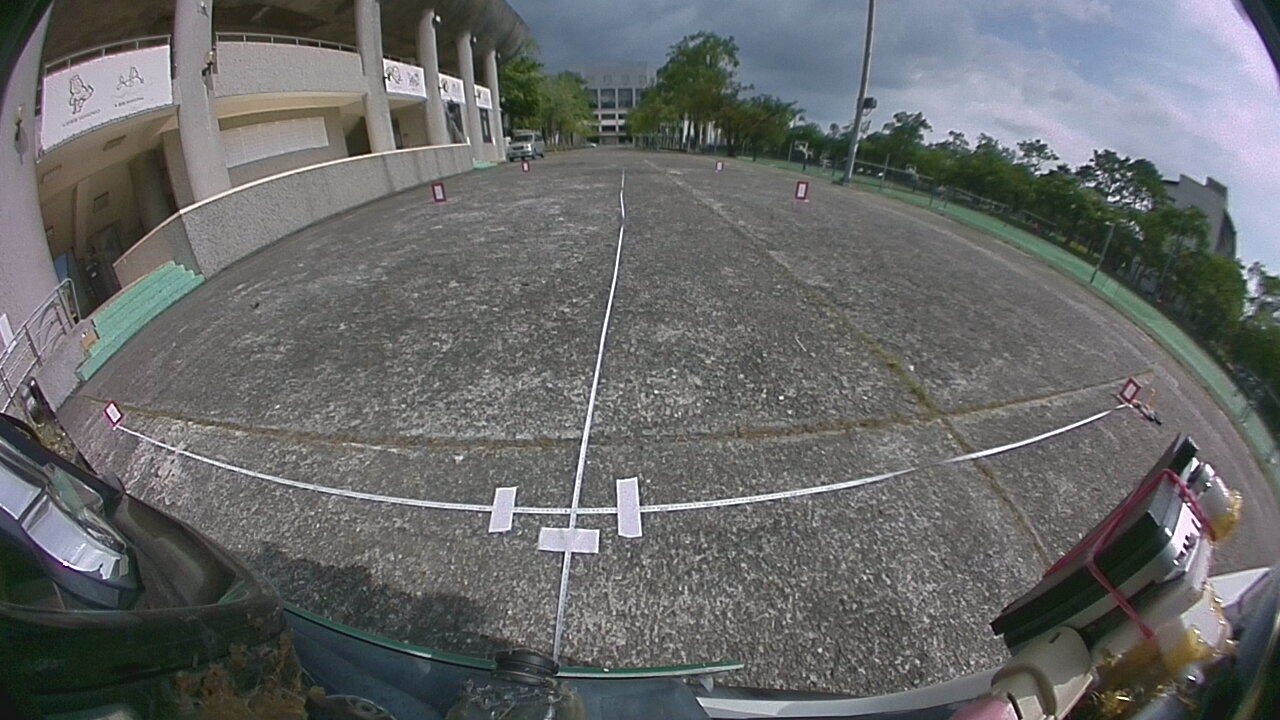
//> input picture input/front.jpg, 1280 x 720 px
$ ./fishworld   (built with g++ and OpenCV 4)
//> lines starting //> are read from the running program, lines starting //| are printed output that depends on the picture; after the words box and inside, x2 and y2 are one past the last pixel; in counts of white or black regions, pixels touching at a corner belong together
#include <opencv2/opencv.hpp>
#include <opencv2/core.hpp>
#include <opencv2/imgproc.hpp>
#include <opencv2/highgui.hpp>
#include <opencv2/core/types.hpp>
#include <opencv2/calib3d.hpp>
#include <iostream>
#include <vector>
#include <string>
#include <glob.h>
#include <sys/stat.h>

// 相機參數
const cv::Size DIM(1280, 720);
const cv::Mat K = (cv::Mat_<double>(3, 3) << 315.601188269323, 0                , 643.2953923945038,
                                             0               , 315.1159925901694, 355.1132032478912,
                                             0               , 0                , 1);

const cv::Mat D = (cv::Mat_<double>(1, 4) << 0.1892211046287096, -0.04989273049545627, -0.001938553334422876, 0.002080231663473995);


void undistortFisheyePoints(const std::vector<cv::Point2f> &distortedPoints, std::vector<cv::Point2f> &undistortedPoints){
    // 校正像素座標
    cv::fisheye::undistortPoints(distortedPoints, undistortedPoints, K, D);
}
void distortFisheyePoints(const std::vector<cv::Point2f> &undistortedPoints, std::vector<cv::Point2f> &distortedPoints){
    // 將校正後的像素座標轉換回魚眼像素座標
    cv::fisheye::distortPoints(undistortedPoints, distortedPoints, K, D);
}
// 將魚眼像素座標轉成世界座標的函式
cv::Point2f undistortedToWorld(const cv::Point2f &fisheyePoint, const cv::Mat &homographyMatrix){
    // 校正像素座標
    std::vector<cv::Point2f> distortedPoints = {fisheyePoint};
    std::vector<cv::Point2f> undistortedPoints;
    undistortFisheyePoints(distortedPoints, undistortedPoints);

    // 取校正後的座標點
    cv::Point2f undistortedPoint = undistortedPoints[0];

    // 將點轉換為齊次坐標
    cv::Mat pointMat = (cv::Mat_<double>(3, 1) << undistortedPoint.x, undistortedPoint.y, 1.0);
    // 應用單應性矩陣
    cv::Mat worldMat = homographyMatrix * pointMat;
    // 轉換回非齊次坐標
    return cv::Point2f(worldMat.at<double>(0, 0) / worldMat.at<double>(2, 0),
                       worldMat.at<double>(1, 0) / worldMat.at<double>(2, 0));
}

// 將世界坐標轉成像素座標的函式
cv::Point2f worldToFisheye(const cv::Point2f &worldPoint, const cv::Mat &homographyMatrix){
    // 將世界座標轉換為齊次坐標
    cv::Mat pointMat = (cv::Mat_<double>(3, 1) << worldPoint.x, worldPoint.y, 1.0);
    // 應用逆單應性矩陣
    cv::Mat invHomographyMatrix = homographyMatrix.inv();
    cv::Mat imageMat = invHomographyMatrix * pointMat;
    // 轉換回非齊次坐標
    return cv::Point2f(imageMat.at<double>(0, 0) / imageMat.at<double>(2, 0),
                       imageMat.at<double>(1, 0) / imageMat.at<double>(2, 0));


    // [6 lines of commented-out code are left out]
}
// 定義全局變數來存儲單應性矩陣
cv::Mat homographyMatrix_front;
cv::Mat homographyMatrix_back;
cv::Mat homographyMatrix_left;
cv::Mat homographyMatrix_right;
//單應性矩陣副涵式
void gethomographyMatrix(){
    //front
    // 世界坐標點
    std::vector<cv::Point2f> H_worldPoint_front;
    H_worldPoint_front.push_back(cv::Point2f(-300, 0));
    H_worldPoint_front.push_back(cv::Point2f(-300, 500));
    H_worldPoint_front.push_back(cv::Point2f(-300, 1000));
    H_worldPoint_front.push_back(cv::Point2f(300, 1000));
    H_worldPoint_front.push_back(cv::Point2f(300, 500));
    H_worldPoint_front.push_back(cv::Point2f(300, 0));
    // 像素座標點
    std::vector<cv::Point2f> H_fishPoint_front;
    H_fishPoint_front.push_back(cv::Point2f(114, 425));
    H_fishPoint_front.push_back(cv::Point2f(435, 201));
    H_fishPoint_front.push_back(cv::Point2f(523, 171));
    H_fishPoint_front.push_back(cv::Point2f(722, 170));
    H_fishPoint_front.push_back(cv::Point2f(805, 198));
    H_fishPoint_front.push_back(cv::Point2f(1128, 403));
    homographyMatrix_front = cv::findHomography(H_fishPoint_front, H_worldPoint_front);
}

// 去畸變影像函式
cv::Mat distortImage(const std::string &imgPath) {
//> called with imgPath = "../input/front.jpg"
    cv::Mat img = cv::imread(imgPath);
//> img is the input picture: 720 rows x 1280 cols, CV_8UC3; mean B, G, R 104.9, 104.7, 103.1
    cv::Mat map1, map2;
    cv::Mat undistortedImg;
    cv::fisheye::initUndistortRectifyMap(K, D, cv::Mat::eye(3, 3, CV_64F), K, DIM, CV_16SC2, map1, map2);
    cv::remap(img, undistortedImg, map1, map2, cv::INTER_LINEAR, cv::BORDER_CONSTANT);
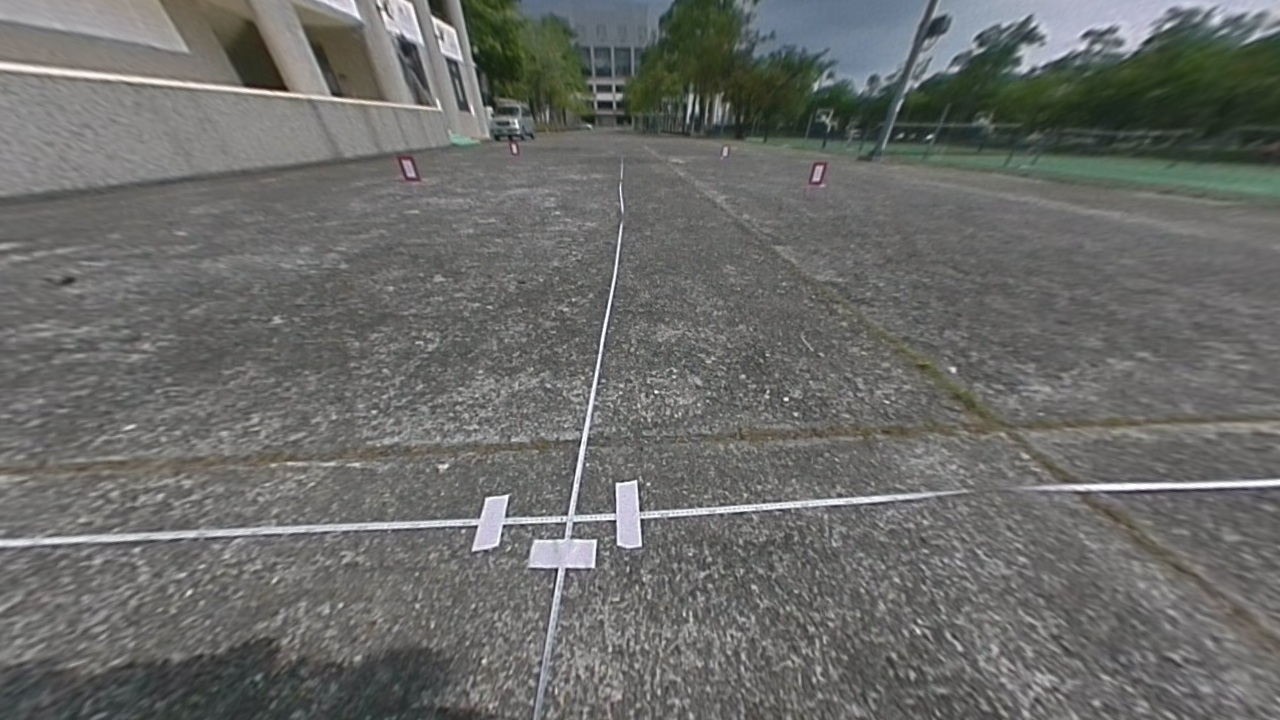
//> undistortedImg: 720 rows x 1280 cols, CV_8UC3; mean B, G, R 104.7, 107.3, 106.3
    return  undistortedImg;
}


int main() {
    cv::Mat image_front=distortImage("../input/front.jpg");

    gethomographyMatrix();
    //cv::namedWindow("test",cv::WINDOW_NORMAL);

    //front
    for(int i=-300;i<1501;i=i+50){
        for(int j=-300;j<301;j=j+50){
            cv::circle(image_front, worldToFisheye(cv::Point2f(static_cast<float>(j), static_cast<float>(i)), homographyMatrix_front), 5, cv::Scalar(0, 255, 255), -1);
        }
    }
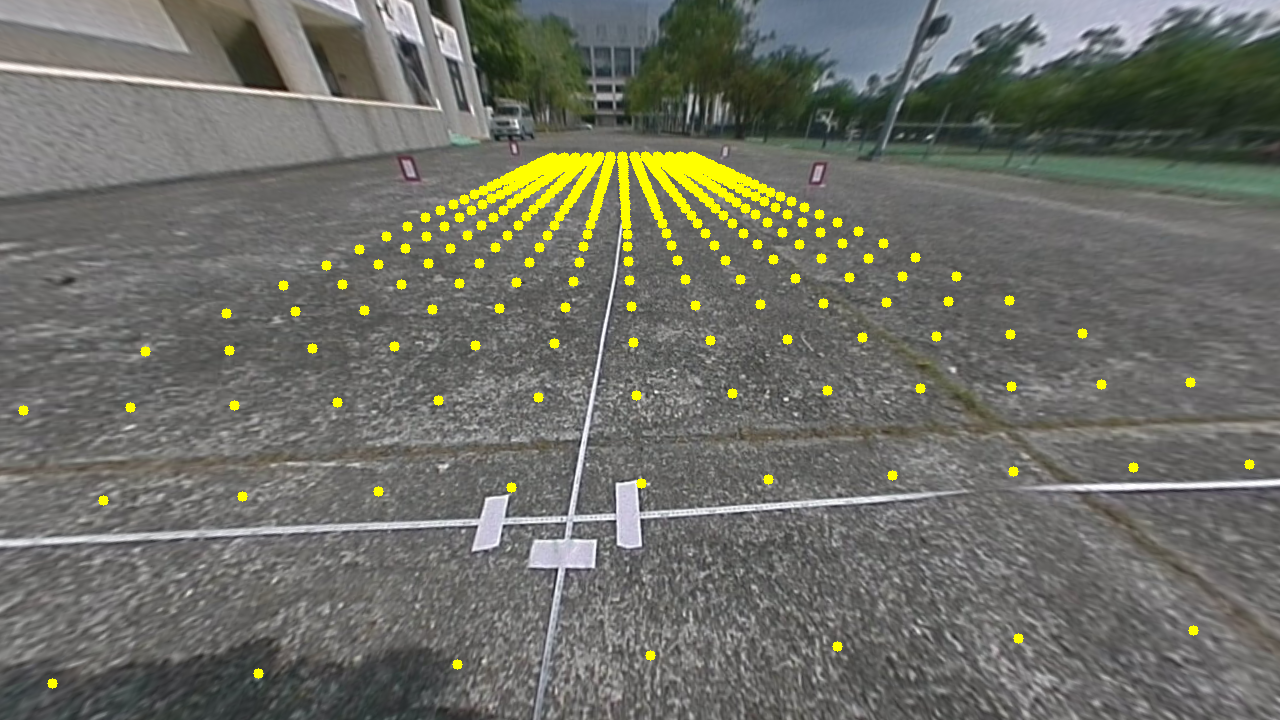
//> image_front: 720 rows x 1280 cols, CV_8UC3; 2.34% of pixels changed, all inside (x1, y1, x2, y2) = (18, 151, 1255, 689)
    cv::imwrite("../output/front-yp.jpg",image_front);


    //cv::imshow("test",image_front);
    //cv::waitKey(100000);
    cv::destroyAllWindows();

    return 0;
}
